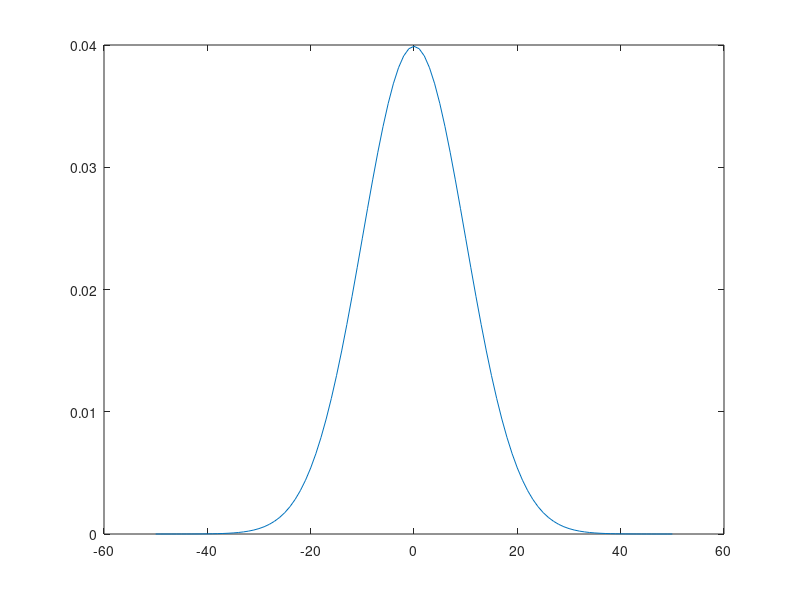
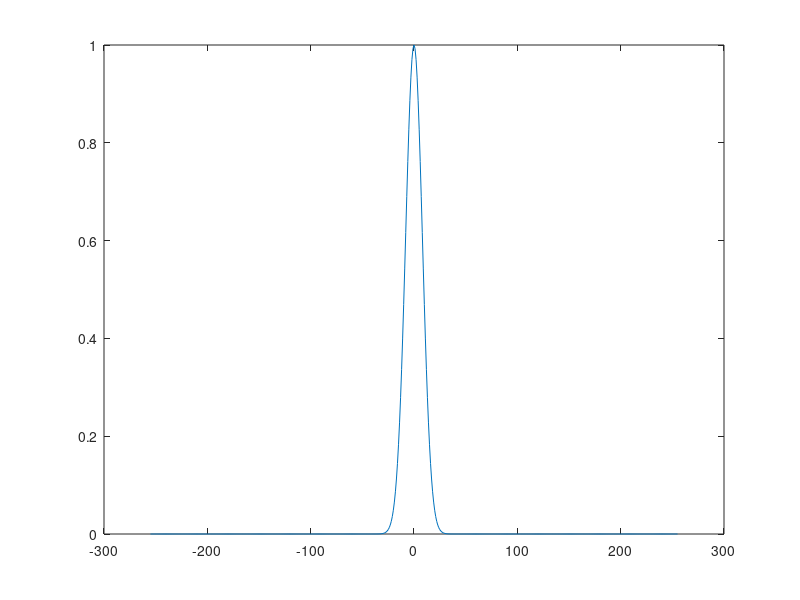
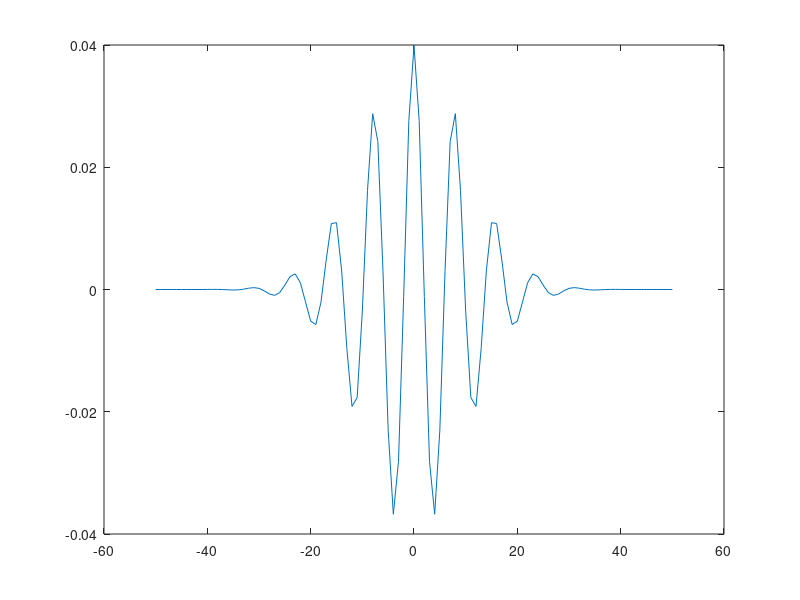
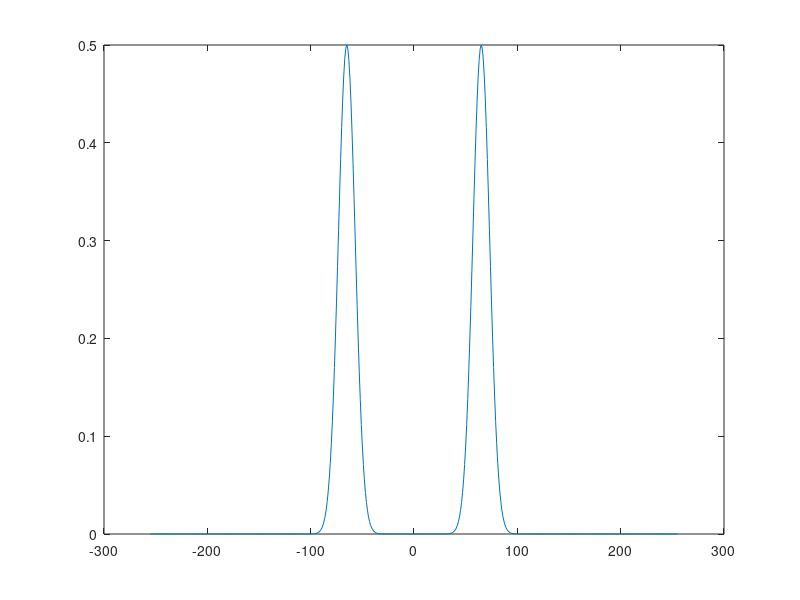

Write MATLAB code to recreate these figures, in order.
close all;
clear;
n = linspace(-50,50,101);
sigma = 10;
gau = exp(-n.^2/(2*sigma^2))/ sqrt(2* pi * sigma^2);

figure;
plot(n, gau)
gau_fft = fftshift(fft(gau,511));
figure;
plot([-255:255], abs(gau_fft));

w = 0.8;
gabor = gau .* cos(w*n);
figure
plot(n, gabor)
gabor_fft = fftshift(fft(gabor,511));
figure;
plot([-255:255], abs(gabor_fft));